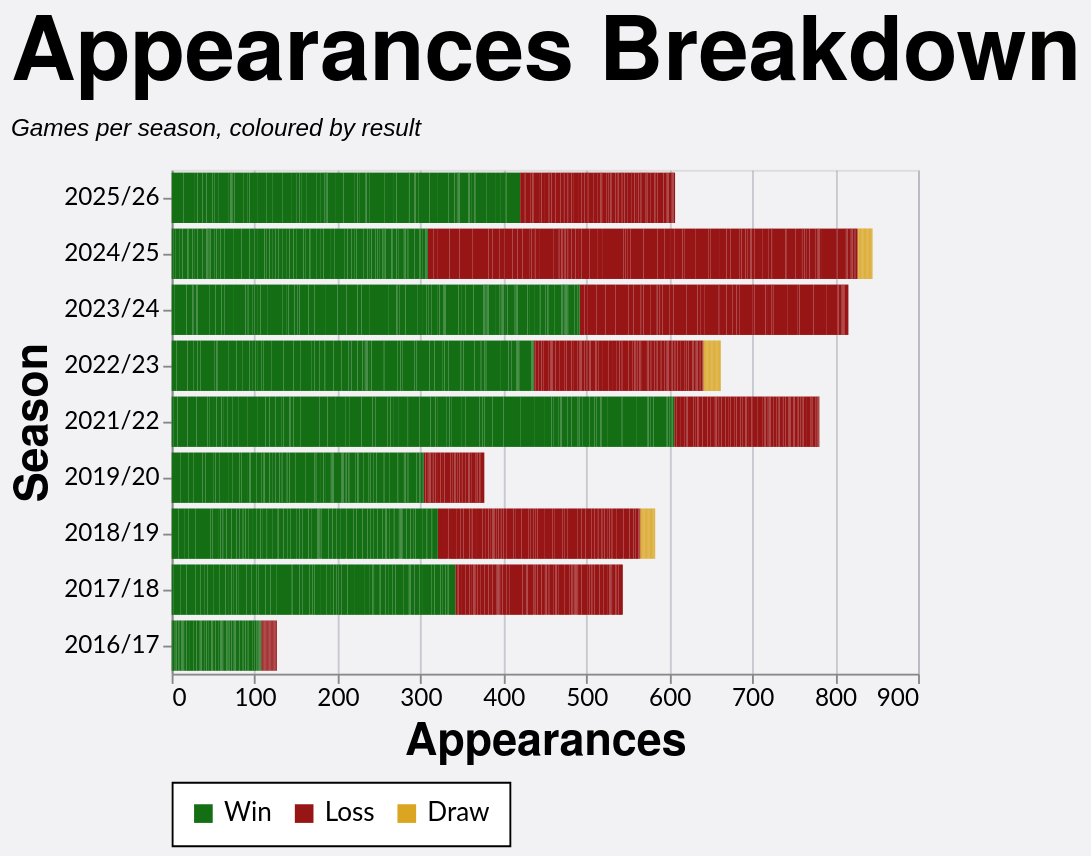

Vega-Lite specification for this chart:
### Vega-Lite specification from a JSON file in a GitHub repository (floating-point values rounded to 4 significant figures; data arrays with more than 128 entries replaced by an {"elided": "..."} marker saying what was removed)
{"config": {"axis": {"labelFont": "Lato, sans-serif", "titleFont": "PT Sans Narrow, Helvetica Neue, Helvetica, Arial, sans-serif", "labelFontSize": 13, "titleFontSize": 24, "gridColor": "#202947", "gridOpacity": 0.2}, "header": {"labelFont": "PT Sans Narrow, Helvetica Neue, Helvetica, Arial, sans-serif", "titleFont": "PT Sans Narrow, Helvetica Neue, Helvetica, Arial, sans-serif", "labelFontSize": 24, "titleFontSize": 28, "labelFontWeight": "bold", "orient": "left"}, "legend": {"labelFont": "Lato, sans-serif", "titleFont": "PT Sans Narrow, Helvetica Neue, Helvetica, Arial, sans-serif", "labelFontSize": 14, "titleFontSize": 16, "titlePadding": 5, "fillColor": "white", "strokeColor": "black", "padding": 10, "titleFontWeight": "lighter", "titleFontStyle": "italic", "titleColor": "gray", "offset": 10}, "title": {"font": "PT Sans Narrow, Helvetica Neue, Helvetica, Arial, sans-serif", "fontSize": 48, "fontWeight": "bold", "anchor": "start", "align": "center", "titlePadding": 20, "subtitlePadding": 10, "subtitleFontSize": 13, "subtitleColor": "", "subtitleFontStyle": "italic", "offset": 15, "color": "black"}, "axisX": {"labelAngle": 0}, "facet": {"title": null, "header": null, "align": {"row": "each", "column": "each"}}, "resolve": {"scale": {"y": "independent", "facet": "independent"}}, "background": "#f2f1f4", "scale": {"offsetBandPaddingOuter": 0.2, "offsetBandPaddingInner": 0.1}}, "data": {"name": "data-e9c8413e0f2fa905ac910bab5a5a0568"}, "mark": {"type": "bar"}, "encoding": {"color": {"field": "color_value", "legend": {"orient": "bottom", "title": null}, "scale": {"domain": ["Win", "Loss", "Draw"], "range": ["#146f14", "#981515", "goldenrod"]}, "sort": {"field": "sum(apps)", "op": "sum", "order": "descending"}, "type": "nominal"}, "tooltip": [{"field": "player", "title": "Player", "type": "nominal"}, {"field": "season", "title": "Season", "type": "nominal"}, {"field": "color_value", "title": "Group", "type": "nominal"}, {"aggregate": "sum", "field": "apps", "title": "Appearances", "type": "quantitative"}], "x": {"aggregate": "sum", "field": "apps", "title": "Appearances", "type": "quantitative"}, "y": {"field": "season", "sort": {"field": "season_sort", "op": "max", "order": "descending"}, "title": "Season", "type": "nominal"}}, "height": {"step": 30}, "title": {"text": "Appearances Breakdown", "subtitle": "Games per season, coloured by result"}, "width": 400, "$schema": "https://vega.github.io/schema/vega-lite/v5.20.1.json", "datasets": {"data-e9c8413e0f2fa905ac910bab5a5a0568": {"elided": "2489 records"}}}
